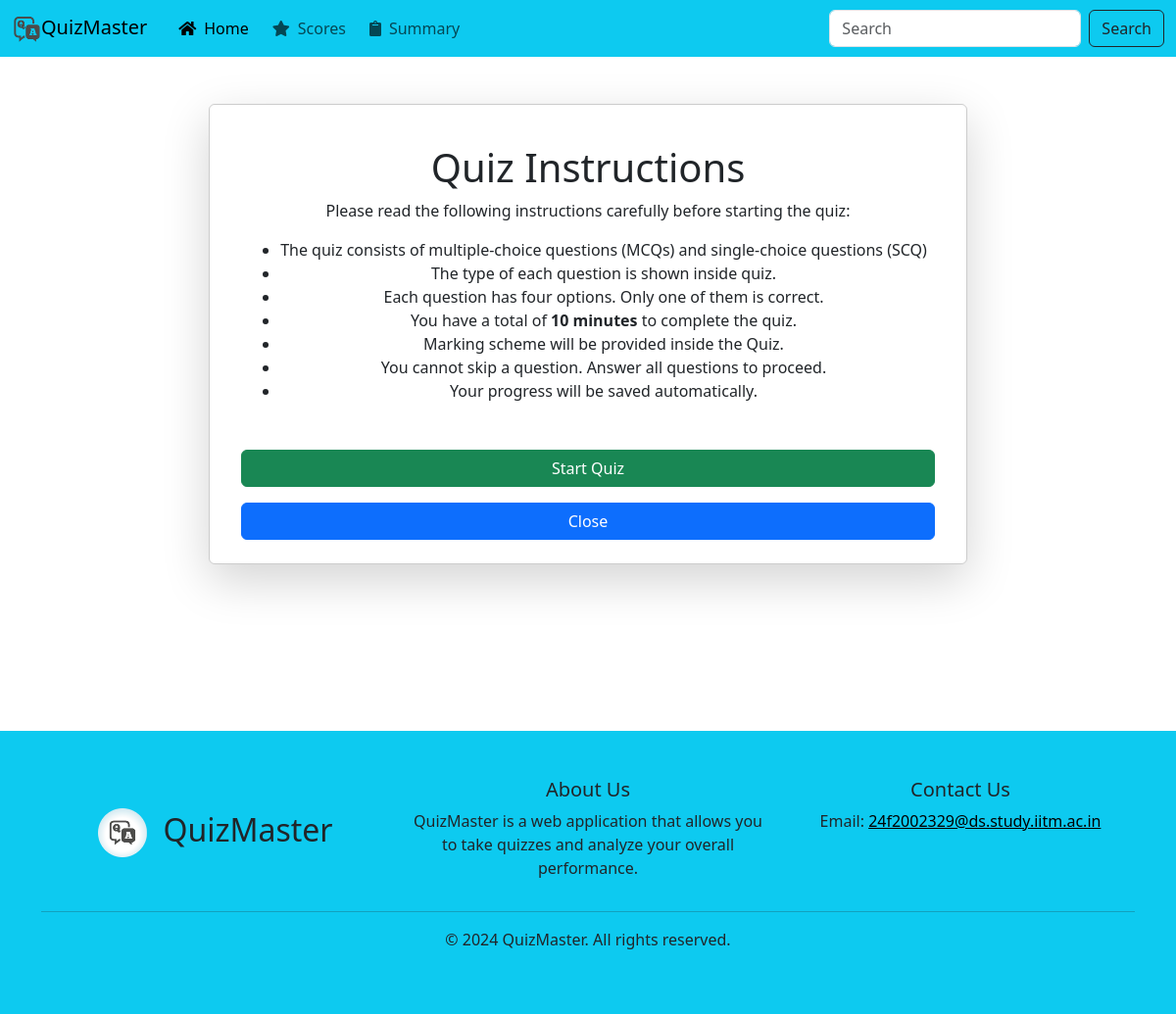
Before: /user/instructions/1 with the older database file.
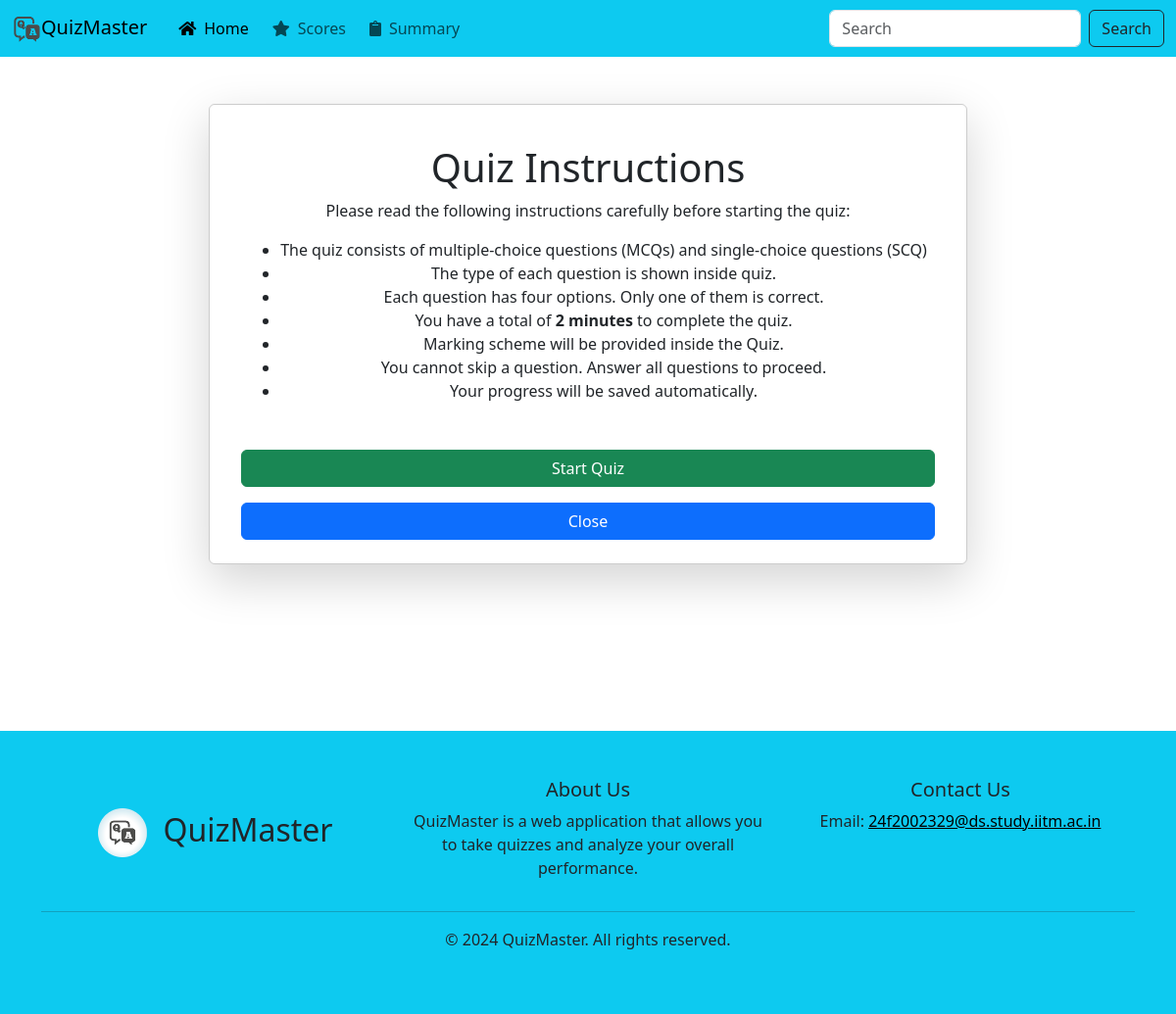
After: the same page with the newer database file.
### app/models/models.py (models this page shows)
class Quiz(db.Model):
    id = db.Column(db.Integer, primary_key=True)
    quiz_date = db.Column(db.DateTime, nullable=True)
    duration = db.Column(db.Integer, nullable=False)
    status = db.Column(db.String(20), default='pending')
    chapter_id = db.Column(db.Integer, db.ForeignKey('chapter.id'), nullable=False)
    questions = db.relationship('Question', backref='quiz', lazy=True)

### app/routes/user.py (the view)
@user_blueprint.route('instructions/<int:quiz_id>')
def instructions(quiz_id):
    quiz = Quiz.query.get(quiz_id)
    if not quiz:
        flash('Quiz not found!', 'error')
        return redirect(url_for('user.dashboard'))
    return render_template('user/instructions.html', quiz=quiz)

### app/templates/user/instructions.html (shortened to what this page needs)
{% extends 'base.html' %}
{% block content %}
    <section class="vh-90 content">
        <div class="container d-flex justify-content-center align-items-center mt-5">
            <div class="card text-center shadow-lg p-4 mb-5 bg-white rounded" style="max-width: auto; border: 1px solid #ccc;">
                <div class="card-body">
                    <h1>Quiz Instructions</h1>
                    <p>Please read the following instructions carefully before starting the quiz:</p>
                    <ul>
                        <li>The quiz consists of multiple-choice questions (MCQs) and single-choice questions (SCQ)</li>
                        <li>The type of each question is shown inside quiz.</li>
                        <li>Each question has four options. Only one of them is correct.</li>
                        <li>You have a total of <strong>{{quiz.duration}} minutes</strong> to complete the quiz.</li>
                        <li>Marking scheme will be provided inside the Quiz.</li>
                        <li>You cannot skip a question. Answer all questions to proceed.</li>
                        <li>Your progress will be saved automatically.</li>
                    </ul>
                    </div>
                    <a href="{{ url_for('user.attempt_quiz', quiz_id = quiz.id) }}" class="btn btn-success mt-3 mx-2">Start Quiz</a>
                    <button class="btn btn-primary mt-3 mx-2" onclick="window.history.back()">Close</button>
                </div>
            </div>
    </section>
{% endblock %}

Changed rows visible on the page:
changed Quiz: duration "10" → "2"
